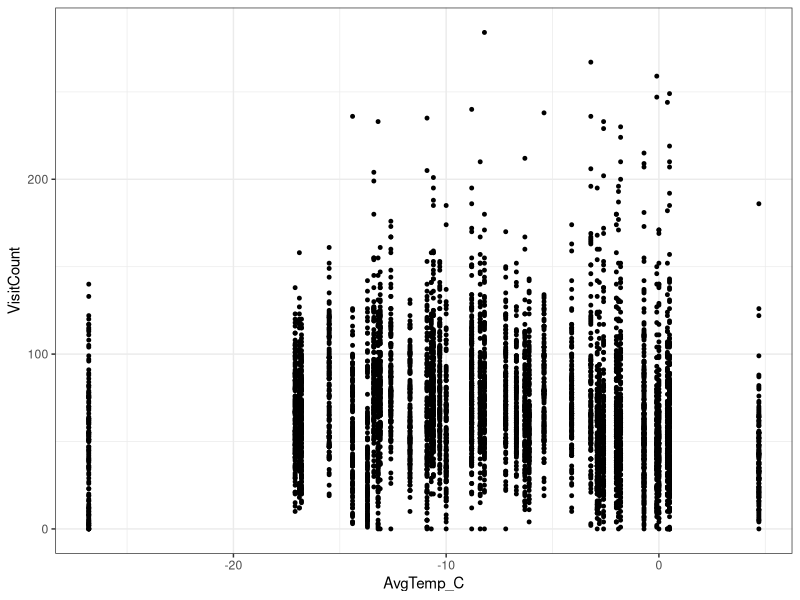
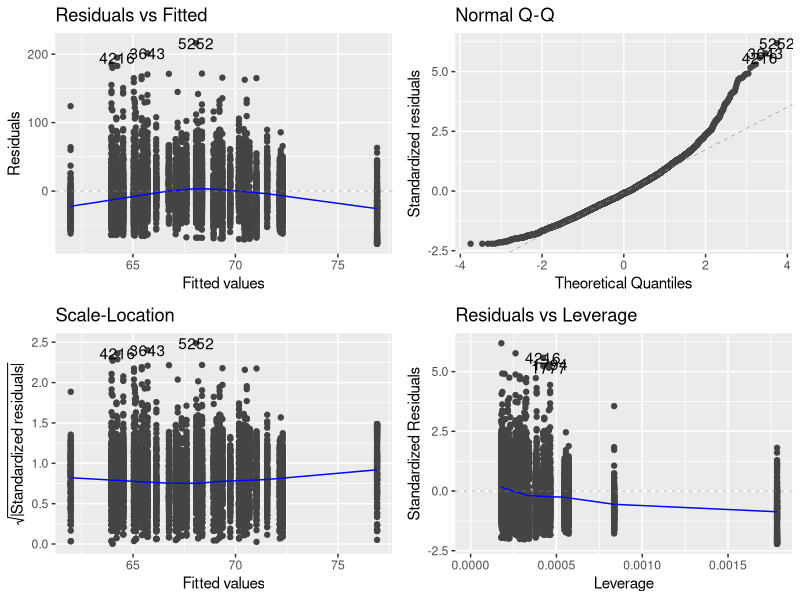
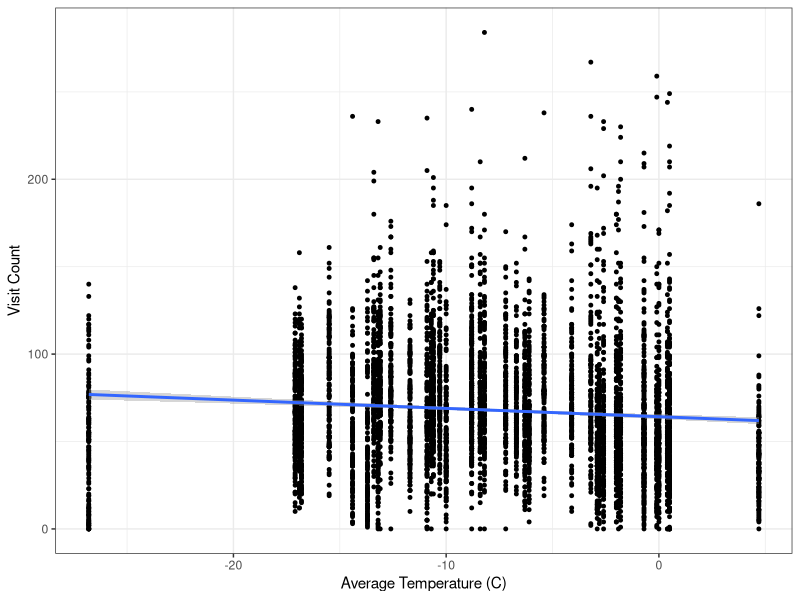

Write R code to recreate these figures, in order.
## ---- chunk 1
rm(list=ls()) #clear's R's brain
library(here)
library(tidyverse)
library(ggfortify)
## ---- chunk 2
dates <- read.csv(here("Data", "dates.csv"))
## ---- chunk 3
ggplot(dates, aes(x = AvgTemp_C, y = VisitCount)) +
  geom_point(size = 1) +
  theme_bw()
## ---- chunk 4
model_dates <- lm(VisitCount ~ AvgTemp_C, data = dates)
## ---- chunk 5
autoplot(model_dates)
## ---- chunk 6
anova(model_dates)
## ---- chunk 7
summary(model_dates)
## ---- chunk 8
ggplot(dates, aes(x = AvgTemp_C, y = VisitCount)) +
  geom_point(size = 1) +
  geom_smooth(method = 'lm') + #added the fitted values and standard error to the figure
  ylab("Visit Count") + #alters label of y and x axis
  xlab("Average Temperature (C)") +
  theme_bw()
